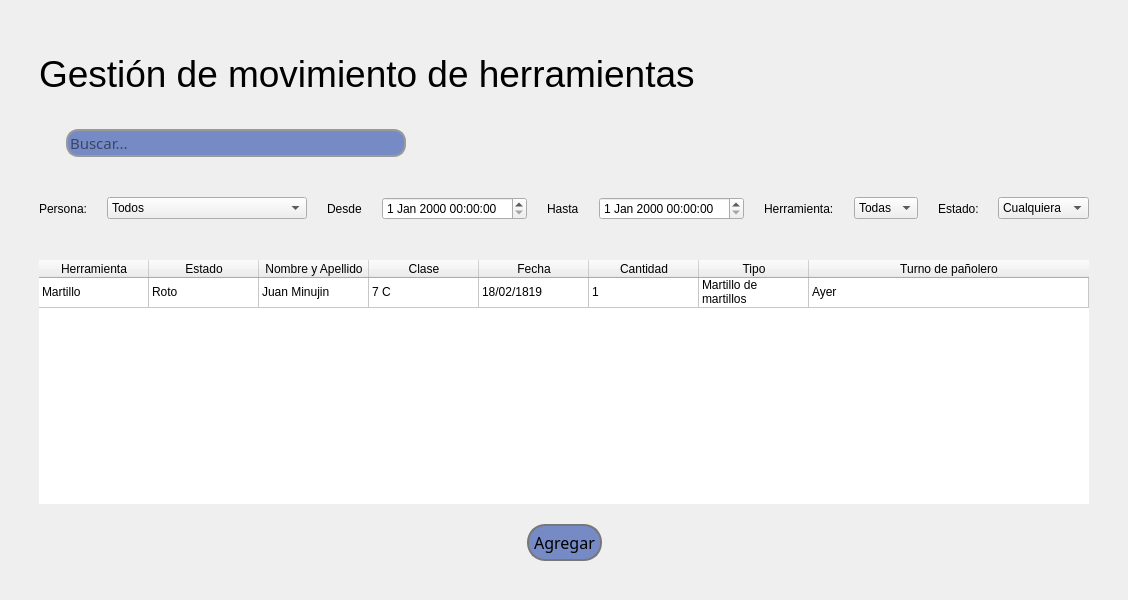
<?xml version="1.0" encoding="UTF-8"?>
<ui version="4.0">
 <class>MainWindow</class>
 <widget class="QMainWindow" name="MainWindow">
  <property name="geometry">
   <rect>
    <x>0</x>
    <y>0</y>
    <width>910</width>
    <height>600</height>
   </rect>
  </property>
  <property name="windowTitle">
   <string>MainWindow</string>
  </property>
  <widget class="QWidget" name="centralwidget">
   <layout class="QGridLayout" name="gridLayout_2">
    <item row="0" column="0">
     <layout class="QVBoxLayout" name="verticalLayout">
      <property name="spacing">
       <number>20</number>
      </property>
      <property name="leftMargin">
       <number>30</number>
      </property>
      <property name="topMargin">
       <number>30</number>
      </property>
      <property name="rightMargin">
       <number>30</number>
      </property>
      <property name="bottomMargin">
       <number>30</number>
      </property>
      <item>
       <widget class="QLabel" name="label">
        <property name="sizePolicy">
         <sizepolicy hsizetype="Fixed" vsizetype="Fixed">
          <horstretch>0</horstretch>
          <verstretch>0</verstretch>
         </sizepolicy>
        </property>
        <property name="minimumSize">
         <size>
          <width>0</width>
          <height>70</height>
         </size>
        </property>
        <property name="font">
         <font>
          <pointsize>28</pointsize>
         </font>
        </property>
        <property name="text">
         <string>Gestión de movimiento de herramientas</string>
        </property>
       </widget>
      </item>
      <item>
       <layout class="QHBoxLayout" name="horizontalLayout_2">
        <item>
         <widget class="QLabel" name="label_2">
          <property name="sizePolicy">
           <sizepolicy hsizetype="Fixed" vsizetype="Fixed">
            <horstretch>0</horstretch>
            <verstretch>0</verstretch>
           </sizepolicy>
          </property>
          <property name="text">
           <string/>
          </property>
          <property name="pixmap">
           <pixmap>lupa.png</pixmap>
          </property>
         </widget>
        </item>
        <item>
         <widget class="QLineEdit" name="lineEdit">
          <property name="sizePolicy">
           <sizepolicy hsizetype="Maximum" vsizetype="Fixed">
            <horstretch>0</horstretch>
            <verstretch>0</verstretch>
           </sizepolicy>
          </property>
          <property name="minimumSize">
           <size>
            <width>340</width>
            <height>0</height>
           </size>
          </property>
          <property name="font">
           <font>
            <family>Alata</family>
            <pointsize>11</pointsize>
           </font>
          </property>
          <property name="styleSheet">
           <string notr="true">background-color: #768ac5;
border-radius: 12px;
border: 2px solid rgb(154, 154, 154);</string>
          </property>
          <property name="placeholderText">
           <string>Buscar...</string>
          </property>
         </widget>
        </item>
        <item>
         <spacer name="horizontalSpacer_2">
          <property name="orientation">
           <enum>Qt::Horizontal</enum>
          </property>
          <property name="sizeHint" stdset="0">
           <size>
            <width>40</width>
            <height>20</height>
           </size>
          </property>
         </spacer>
        </item>
       </layout>
      </item>
      <item>
       <layout class="QHBoxLayout" name="horizontalLayout_3">
        <property name="topMargin">
         <number>20</number>
        </property>
        <property name="bottomMargin">
         <number>20</number>
        </property>
        <item>
         <widget class="QLabel" name="label_3">
          <property name="text">
           <string>Persona:</string>
          </property>
         </widget>
        </item>
        <item>
         <widget class="QComboBox" name="comboBox">
          <property name="minimumSize">
           <size>
            <width>200</width>
            <height>0</height>
           </size>
          </property>
          <item>
           <property name="text">
            <string>Todos</string>
           </property>
          </item>
         </widget>
        </item>
        <item>
         <widget class="QLabel" name="label_4">
          <property name="maximumSize">
           <size>
            <width>35</width>
            <height>16777215</height>
           </size>
          </property>
          <property name="text">
           <string>Desde:</string>
          </property>
         </widget>
        </item>
        <item>
         <widget class="QDateTimeEdit" name="dateTimeEdit"/>
        </item>
        <item>
         <widget class="QLabel" name="label_5">
          <property name="maximumSize">
           <size>
            <width>32</width>
            <height>16777215</height>
           </size>
          </property>
          <property name="text">
           <string>Hasta:</string>
          </property>
         </widget>
        </item>
        <item>
         <widget class="QDateTimeEdit" name="dateTimeEdit_2"/>
        </item>
        <item>
         <widget class="QLabel" name="label_6">
          <property name="text">
           <string>Herramienta:</string>
          </property>
         </widget>
        </item>
        <item>
         <widget class="QComboBox" name="comboBox_2">
          <item>
           <property name="text">
            <string>Todas</string>
           </property>
          </item>
         </widget>
        </item>
        <item>
         <widget class="QLabel" name="label_7">
          <property name="minimumSize">
           <size>
            <width>0</width>
            <height>0</height>
           </size>
          </property>
          <property name="maximumSize">
           <size>
            <width>40</width>
            <height>16777215</height>
           </size>
          </property>
          <property name="text">
           <string>Estado:</string>
          </property>
         </widget>
        </item>
        <item>
         <widget class="QComboBox" name="comboBox_3">
          <item>
           <property name="text">
            <string>Cualquiera</string>
           </property>
          </item>
         </widget>
        </item>
       </layout>
      </item>
      <item>
       <widget class="QTableWidget" name="tableWidget">
        <property name="sizePolicy">
         <sizepolicy hsizetype="Expanding" vsizetype="Expanding">
          <horstretch>0</horstretch>
          <verstretch>0</verstretch>
         </sizepolicy>
        </property>
        <property name="frameShape">
         <enum>QFrame::NoFrame</enum>
        </property>
        <property name="frameShadow">
         <enum>QFrame::Plain</enum>
        </property>
        <property name="sortingEnabled">
         <bool>true</bool>
        </property>
        <attribute name="horizontalHeaderDefaultSectionSize">
         <number>110</number>
        </attribute>
        <attribute name="horizontalHeaderStretchLastSection">
         <bool>true</bool>
        </attribute>
        <attribute name="verticalHeaderVisible">
         <bool>false</bool>
        </attribute>
        <row>
         <property name="text">
          <string/>
         </property>
        </row>
        <column>
         <property name="text">
          <string>Herramienta</string>
         </property>
        </column>
        <column>
         <property name="text">
          <string>Estado</string>
         </property>
        </column>
        <column>
         <property name="text">
          <string>Nombre y Apellido</string>
         </property>
        </column>
        <column>
         <property name="text">
          <string>Clase</string>
         </property>
        </column>
        <column>
         <property name="text">
          <string>Fecha</string>
         </property>
        </column>
        <column>
         <property name="text">
          <string>Cantidad</string>
         </property>
        </column>
        <column>
         <property name="text">
          <string>Tipo</string>
         </property>
        </column>
        <column>
         <property name="text">
          <string>Turno de pañolero</string>
         </property>
        </column>
        <item row="0" column="0">
         <property name="text">
          <string>Martillo</string>
         </property>
        </item>
        <item row="0" column="1">
         <property name="text">
          <string>Roto</string>
         </property>
        </item>
        <item row="0" column="2">
         <property name="text">
          <string>Juan Minujin</string>
         </property>
        </item>
        <item row="0" column="3">
         <property name="text">
          <string>7 C</string>
         </property>
        </item>
        <item row="0" column="4">
         <property name="text">
          <string>18/02/1819</string>
         </property>
        </item>
        <item row="0" column="5">
         <property name="text">
          <string>1</string>
         </property>
        </item>
        <item row="0" column="6">
         <property name="text">
          <string>Martillo de martillos</string>
         </property>
        </item>
        <item row="0" column="7">
         <property name="text">
          <string>Ayer</string>
         </property>
        </item>
       </widget>
      </item>
      <item>
       <layout class="QHBoxLayout" name="horizontalLayout">
        <property name="leftMargin">
         <number>60</number>
        </property>
        <property name="rightMargin">
         <number>60</number>
        </property>
        <item>
         <spacer name="horizontalSpacer_3">
          <property name="orientation">
           <enum>Qt::Horizontal</enum>
          </property>
          <property name="sizeHint" stdset="0">
           <size>
            <width>40</width>
            <height>20</height>
           </size>
          </property>
         </spacer>
        </item>
        <item>
         <widget class="QPushButton" name="pushButton_2">
          <property name="font">
           <font>
            <family>Alata</family>
            <pointsize>12</pointsize>
           </font>
          </property>
          <property name="styleSheet">
           <string notr="true">border: 2px solid rgb(119, 119, 119);
padding: 5px;
border-radius: 18px;
background-color: #768ac5;</string>
          </property>
          <property name="text">
           <string>Agregar</string>
          </property>
         </widget>
        </item>
        <item>
         <spacer name="horizontalSpacer">
          <property name="orientation">
           <enum>Qt::Horizontal</enum>
          </property>
          <property name="sizeHint" stdset="0">
           <size>
            <width>40</width>
            <height>20</height>
           </size>
          </property>
         </spacer>
        </item>
       </layout>
      </item>
     </layout>
    </item>
   </layout>
  </widget>
 </widget>
 <resources/>
 <connections/>
</ui>
